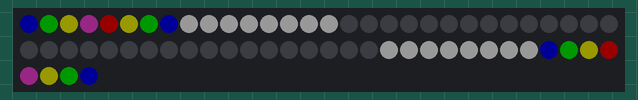
Recording of a sketch running on a simulated Arduino Mega 2560, built with avr-gcc and run on an emulated ATmega2560. On the bench: 64 RGB LEDs in strip order, left to right, continuing on the next row. Dim RGB values are drawn brighter than linear.

Above: at 0.25 s.
At 14.0 s:
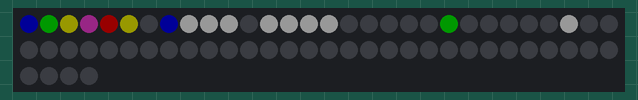
At 28.9 s:
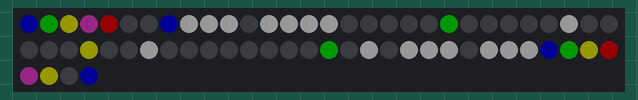

The sketch:

chess_trainer.ino
```cpp
// (licence header left out)
// Set up using FastLED library (thanks!)
#include <FastLED.h>
#define NUM_LEDS 64
#define DATA_PIN 3
#define BRIGHTNESS 24
CRGB leds[NUM_LEDS];

// Board names (could use just the number, but easier to type out coords)
#define A1 0
#define B1 1
#define C1 2
#define D1 3
#define E1 4
#define F1 5
#define G1 6
#define H1 7
#define H2 8
#define G2 9
#define F2 10
#define E2 11
#define D2 12
#define C2 13
#define B2 14
#define A2 15
#define A3 16
#define B3 17
#define C3 18
#define D3 19
#define E3 20
#define F3 21
#define G3 22
#define H3 23
#define H4 24
#define G4 25
#define F4 26
#define E4 27
#define D4 28
#define C4 29
#define B4 30
#define A4 31
#define A5 32
#define B5 33
#define C5 34
#define D5 35
#define E5 36
#define F5 37
#define G5 38
#define H5 39
#define H6 40
#define G6 41
#define F6 42
#define E6 43
#define D6 44
#define C6 45
#define B6 46
#define A6 47
#define A7 48
#define B7 49
#define C7 50
#define D7 51
#define E7 52
#define F7 53
#define G7 54
#define H7 55
#define H8 56
#define G8 57
#define F8 58
#define E8 59
#define D8 60
#define C8 61
#define B8 62
#define A8 63

// Piece colours
#define K 0xFF0000
#define Q 0xFF44DD
#define N 0x00FF00
#define B 0xFFFF00
#define R 0x0000FF
#define P 0xFFFFFF
#define k 0xFF0000
#define q 0xFF44DD
#define n 0x00FF00
#define b 0xFFFF00
#define r 0x0000FF
#define p 0xFFFFFF

// Piece position variables
  long white[16][2] = {
  {R, A1}, {N, B1}, {B, C1}, {Q, D1}, {K, E1}, {B, F1}, {N, G1}, {R, H1},
  {P, A2}, {P, B2}, {P, C2}, {P, D2}, {P, E2}, {P, F2}, {P, G2}, {P, H2}
  };

  long black[16][2] = {
  {R, A8}, {N, B8}, {B, C8}, {Q, D8}, {K, E8}, {B, F8}, {N, G8}, {R, H8},
  {P, A7}, {P, B7}, {P, C7}, {P, D7}, {P, E7}, {P, F7}, {P, G7}, {P, H7}
  };


// Sets the board back to original position
void originalPos() {
  white[0][1] = A1;
  white[1][1] = B1;
  white[2][1] = C1;
  white[3][1] = D1;
  white[4][1] = E1;
  white[5][1] = F1;
  white[6][1] = G1;
  white[7][1] = H1;
  white[8][1] = A2;
  white[9][1] = B2;
  white[10][1] = C2;
  white[11][1] = D2;
  white[12][1] = E2;
  white[13][1] = F2;
  white[14][1] = G2;
  white[15][1] = H2;
  black[0][1] = A8;
  black[1][1] = B8;
  black[2][1] = C8;
  black[3][1] = D8;
  black[4][1] = E8;
  black[5][1] = F8;
  black[6][1] = G8;
  black[7][1] = H8;
  black[8][1] = A7;
  black[9][1] = B7;
  black[10][1] = C7;
  black[11][1] = D7;
  black[12][1] = E7;
  black[13][1] = F7;
  black[14][1] = G7;
  black[15][1] = H7;
  updateBoard();
  delay(2000);
}


void setup() {
  FastLED.addLeds<NEOPIXEL, DATA_PIN>(leds, NUM_LEDS);
  FastLED.setBrightness( BRIGHTNESS );
  Serial.begin(9600);

  for(int i = 0; i < 16; i++) {
      long piece = white[i][0];
      int square = white[i][1];
      setSquare(square, piece);
  }

  for(int i = 0; i < 16; i++) {
      long piece = black[i][0];
      int square = black[i][1];
      setSquare(square, piece);
  }
}


void setSquare(int square, long piece) {
  leds[square] = piece;
  FastLED.show();
}

void flashBlack() {

for(int x = 0; x < 4; x++) {
  for(int i = 0; i < 16; i++) {
    int var = black[i][1];
    leds[var] = CRGB::Black;
    FastLED.show();
  }

  delay(500);

  for(int i = 0; i < 16; i++) {
      long piece = black[i][0];
      int square = black[i][1];
      setSquare(square, piece);
  }

  delay(500);
}
}

void updateBoard() {
  for(int i = 0; i < 64; i++) {
    leds[i] = CRGB::Black;;
  }

  delay(250);

  for(int i = 0; i < 16; i++) {
    long piece = white[i][0];
    int square = white[i][1];
    setSquare(square, piece);
  }

  for(int i = 0; i < 16; i++) {
    long piece = black[i][0];
    int square = black[i][1];
    setSquare(square, piece);
  }

  delay(1000);
  flashBlack();
}


void ruyLopez() {

  white[12][1] = E4;
  updateBoard();
  black[12][1] = E5;
  updateBoard();

  white[6][1] = F3;
  updateBoard();
  black[1][1] = C6;
  updateBoard();

  white[5][1] = B5;
  updateBoard();
  black[8][1] = A6;
  updateBoard();
}


void giuocoPiano() {

  white[12][1] = E4;
  updateBoard();
  black[12][1] = E5;
  updateBoard();

  white[6][1] = F3;
  updateBoard();
  black[1][1] = C6;
  updateBoard();

  white[5][1] = C4;
  updateBoard();
  black[5][1] = C5;
  updateBoard();

  white[9][1] = B4;
  updateBoard();
}


void sicilianDragon() {

  white[12][1] = E4;
  updateBoard();
  black[10][1] = C5;
  updateBoard();

  white[6][1] = F3;
  updateBoard();
  black[11][1] = D6;
  updateBoard();

  white[11][1] = D4;
  updateBoard();
  black[10][1] = D4;
  white[11][1] = 0;
  updateBoard();

  white[6][1] = D4;
  black[10][1] = 0;
  updateBoard();
  black[6][1] = F6;
  updateBoard();

  white[1][1] = C3;
  updateBoard;
  black[14][1] = G6;
  updateBoard;
}


void loop() {
  ruyLopez();
  originalPos();
  giuocoPiano();
  originalPos();
  sicilianDragon();
  originalPos();
}
```

Measured:
- what the display in image 1 shows lasts 0.6 s, from 13.9 s to 14.5 s
- what the display in image 2 shows lasts 1.1 s, from 28.8 s to 29.9 s
